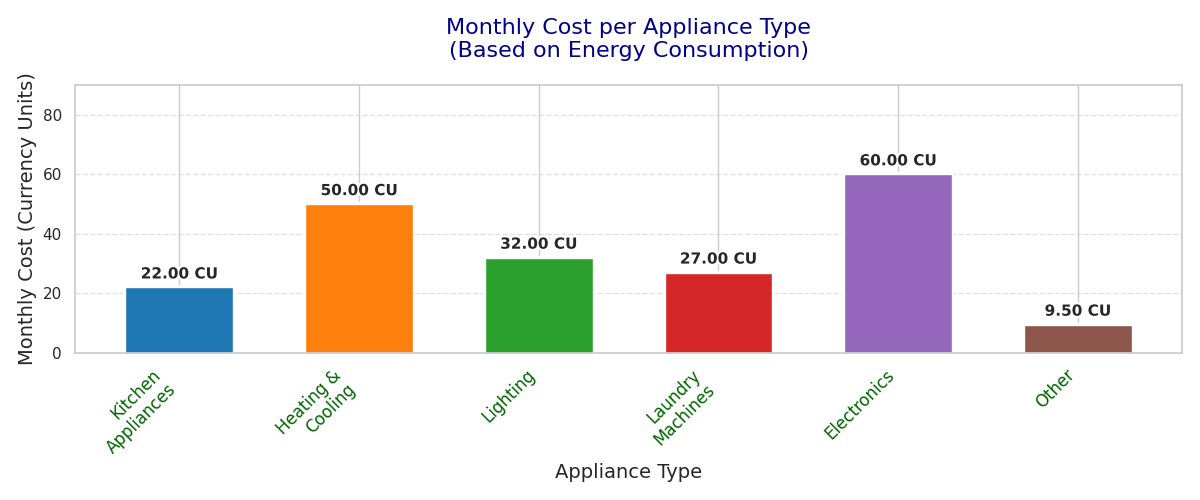

The Python source for this figure:
import matplotlib.pyplot as plt
import numpy as np
from matplotlib import patheffects

# Data for energy consumption by appliance type (in kWh)
appliance_types = ["Kitchen\nAppliances", "Heating &\nCooling", "Lighting", "Laundry\nMachines", "Electronics", "Other"]
# Arrays are shuffled without using random to illustrate the concept
energy_consumption = [100, 250, 200, 150, 400, 50]
variability = [10, 30, 25, 20, 50, 5]

# Additional benchmark data (e.g., average energy consumption)
benchmark = 200

# Colors for the bars with variation in saturation
colors = ['#1f77b4', '#ff7f0e', '#2ca02c', '#d62728', '#9467bd', '#8c564b']

fig, ax = plt.subplots(figsize=(12, 7))

# Creating the bar chart with error bars
bar_positions = np.arange(len(appliance_types))
bars = ax.bar(bar_positions, energy_consumption, yerr=variability, capsize=5, color=colors, width=0.6,
              path_effects=[patheffects.withStroke(linewidth=3, foreground="w")])

# Adding data labels above each bar with a shadow effect
for bar in bars:
    yval = bar.get_height()
    ax.text(bar.get_x() + bar.get_width() / 2, yval + 20, f'{yval} kWh', ha='center', va='bottom',
            fontsize=11, fontweight='bold', path_effects=[patheffects.withStroke(linewidth=3, foreground="white")])

# Adding annotations with arrows
ax.annotate('Highest consumption', xy=(4, 400), xytext=(3, 450),
            arrowprops=dict(facecolor='black', shrink=0.05), fontsize=12, color='darkred')

# Overlaying a benchmark line
ax.axhline(y=benchmark, color='gray', linestyle='--', linewidth=1.5, label='Average Benchmark')

# Customizing the chart
ax.set_title("Energy Consumption by Appliance Type\nin an Average Home", fontsize=18, color='darkblue', pad=20)
ax.set_xlabel("Appliance Type", fontsize=14)
ax.set_ylabel("Monthly Energy Consumption (kWh)", fontsize=14)
ax.set_xticks(bar_positions)
ax.set_xticklabels(appliance_types, fontsize=12, rotation=45, ha='right', color='darkgreen')
ax.set_ylim(0, 500)

# Adding grid for better readability
ax.yaxis.grid(True, linestyle='--', alpha=0.6)

# Legend for the benchmark line
ax.legend(loc='upper right')

plt.tight_layout()

# Secondary plot for comparative analysis (e.g., average cost per appliance)
cost_per_kwh = [0.22, 0.2, 0.16, 0.18, 0.15, 0.19]  # Shuffled cost data
monthly_costs = np.array(energy_consumption) * np.array(cost_per_kwh)

fig, ax2 = plt.subplots(figsize=(12, 5))

bars2 = ax2.bar(bar_positions, monthly_costs, color=colors, width=0.6,
                path_effects=[patheffects.withStroke(linewidth=3, foreground="w")])

ax2.set_title("Monthly Cost per Appliance Type\n(Based on Energy Consumption)", fontsize=16, color='darkblue', pad=20)
ax2.set_xlabel("Appliance Type", fontsize=14)
ax2.set_ylabel("Monthly Cost (Currency Units)", fontsize=14)
ax2.set_xticks(bar_positions)
ax2.set_xticklabels(appliance_types, fontsize=12, rotation=45, ha='right', color='darkgreen')
ax2.set_ylim(0, 90)
ax2.yaxis.grid(True, linestyle='--', alpha=0.6)

# Adding data labels for costs
for bar in bars2:
    yval = bar.get_height()
    ax2.text(bar.get_x() + bar.get_width() / 2, yval + 2, f'{yval:.2f} CU', ha='center', va='bottom',
             fontsize=11, fontweight='bold', path_effects=[patheffects.withStroke(linewidth=3, foreground="white")])

plt.tight_layout()

plt.show()
